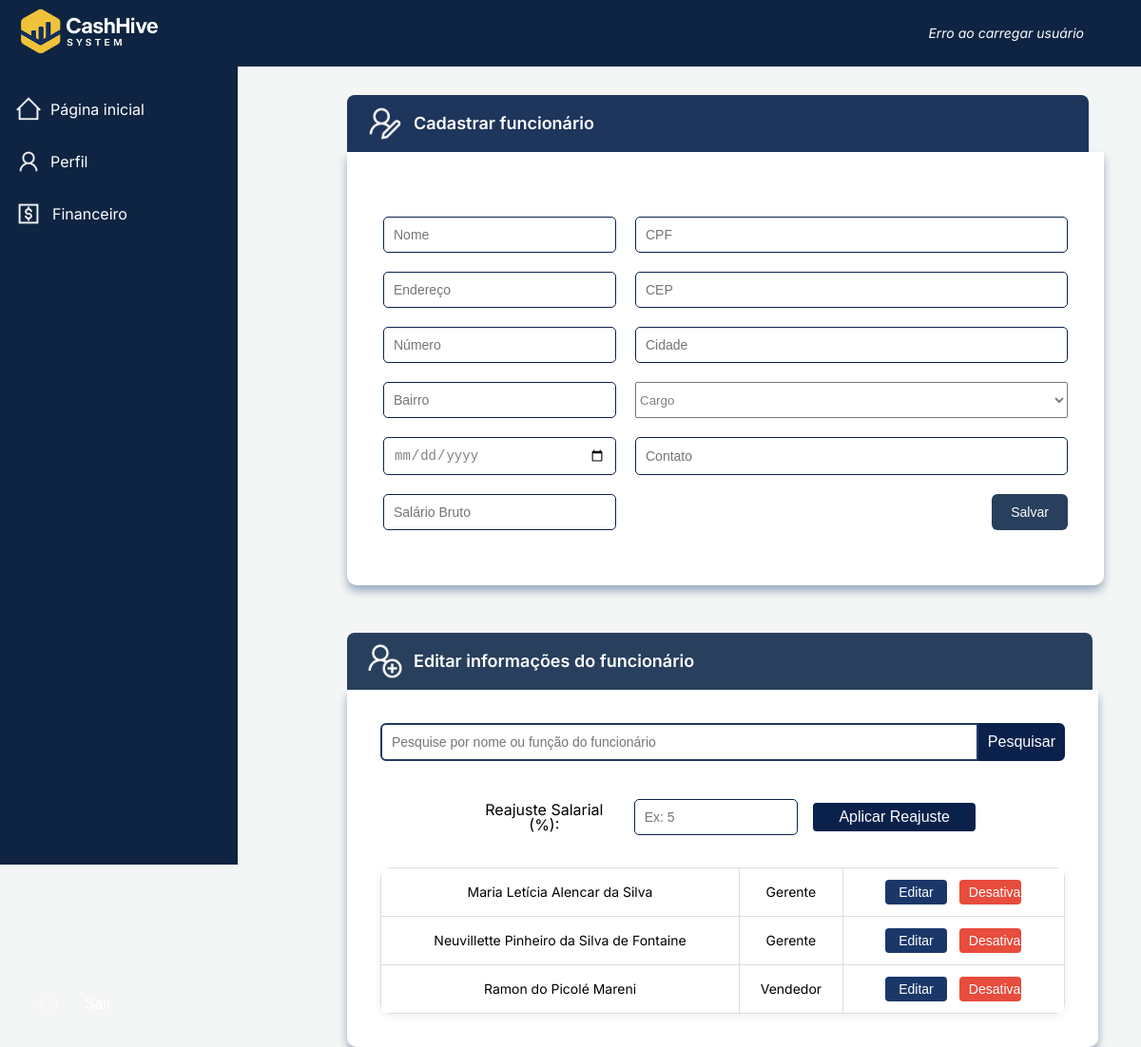
The page /public/cadastrar_funcionario.php (signed in) on the database its author committed.
### tables this page shows
CREATE TABLE `funcionario` (
  `id_funcionario` int(11) NOT NULL,
  `nome_funcionario` varchar(100) NOT NULL,
  `cpf_funcionario` varchar(14) NOT NULL,
  `rg_funcionario` varchar(20) NOT NULL,
  `id_cargo` int(11) DEFAULT NULL,
  `data_admissao` date NOT NULL,
  `salario` decimal(10,2) NOT NULL,
  `ativo` tinyint(1) DEFAULT 1
);

CREATE TABLE `cargo` (
  `id_cargo` int(11) NOT NULL,
  `nome_cargo` varchar(100) NOT NULL,
  `nivel_permissao` int(11) NOT NULL DEFAULT 1
);

### public/cadastrar_funcionario.php (the view, shortened to what this page needs)
<?php
$conn = Conexao::getConn();
try {
    $stmt = $conn->query("SELECT f.id_funcionario, f.nome_funcionario, c.nome_cargo
        FROM FUNCIONARIO f
        JOIN CARGO c ON f.id_cargo = c.id_cargo
        ORDER BY f.nome_funcionario ASC");
    $funcionarios = $stmt->fetchAll(PDO::FETCH_ASSOC);
} catch (PDOException $e) {
    echo "Erro ao buscar funcionários: " . $e->getMessage();
    exit;
}
?>
<!DOCTYPE html>
<html lang="pt-br">
<head>
    <link rel="stylesheet" href="../assets/css/reset.css">
    <link rel="stylesheet" href="../assets/css/cadastrar_funcionario.css">
    <link rel="stylesheet" href="https://cdnjs.cloudflare.com/ajax/libs/font-awesome/6.7.2/css/all.min.css"
 />
    <link rel="stylesheet" href="../assets/css/modaldesativar.css">
    <link rel="stylesheet" href="../assets/css/modalcadastro.css">
    <link rel="stylesheet" href="../assets/css/modalsair.css">
</head>
<body>
    <header class="container-header">
        <div class="logo">
            <img src="../assets/img/logo.png" alt="Logo CashHive">
        </div>
        <div class="user">
            <p id="user-info">Carregando usuário...</p>
        </div>
    </header>
    <div class="main-container">
        <aside class="menu">
            <nav class="nav">
                <ul>
                    <li>
                        <img src="../assets/img/homeicon.svg" alt="Início">
                        <a href="../public/homepage.php">Página inicial</a>
                    </li>
                    <li class="active">
                        <img src="../assets/img/profileicon.svg" alt="Perfil">
                        <a href="../public/profile.php">Perfil</a>
                    </li>
                    <li>
                        <details class="submenu">
                            <summary>
                                <img src="../assets/img/financeicon.svg" alt="Financeiro">
                                Financeiro
                            </summary>
                        </details>
                    </li>
                    <li class="logout">
                        <img src="../assets/img/logouticon.svg" alt="Sair">
                        <button class="open-modal" data-modal="modal-sair">Sair</button>
                    </li>
                </ul>
            </nav>
        </aside>
        <div class="perfil-header">
            <div class="perfil-title">
                <img src="../assets/img/profilewhite.svg" alt="Ícone Perfil">
                <h3>Cadastrar funcionário</h3>
            </div>
        </div>
        <main class="main">
            <form id="form-dados" class="form-grid" method="POST" action="../src/funcionario/salvar-funcionario.php">
                <input name="nome" type="text" placeholder="Nome" required>
                <input name="cpf" type="number" placeholder="CPF" required>
                <input name="endereço" type="text" placeholder="Endereço" required>
                <input name="cep" type="number" placeholder="CEP" required>
                <input name="numero" type="number" placeholder="Número" required>
                <input name="rua" type="text" placeholder="Cidade" required>
                <input name="bairro" type="text" placeholder="Bairro" required>
                <select  id="cargo" name="cargo" required>
                    <option value="cargo">Cargo</option>
                </select>
                <input name="data_admissao" type="date" placeholder="Data de admissão" required>
                 <input name="ddd" type="text" placeholder="Contato" required>
                 <input id="salario" name="salario" type="number" placeholder="Salário Bruto" min="0" step="0.01" required />
                <button type="submit" class="btn">Salvar</button>
            </form>
        </main>
        <div class="header-card">
            <div class="left-content">
                <img src="../assets/img/profileadiction.svg" alt="Ícone usuário" />
                <span>Editar informações do funcionário</span>
            </div>
        </div>
        <div class="card">
            <div class="nav-filter-category">
            <form id="form-pesquisa" class="barra-pesquisa">
                <input type="text" name="busca" id="busca" placeholder="Pesquise por nome ou função do funcionário">
                <button type="submit" class="pesquisar-button">Pesquisar</button>
                </form>
            <div class="reajuste-salarial">
                <label for="percentualReajuste">Reajuste Salarial (%):</label>
                <input type="number" id="percentualReajuste" step="0.01" placeholder="Ex: 5">
                <button id="aplicarReajuste">Aplicar Reajuste</button>
            </div>
            <table>
                <tbody id="resultado-funcionarios">
                <?php foreach ($funcionarios as $funcionario): ?>
                    <tr>
                    <td>
                        <a href="folha_de_pagamento.php?id=<?= $funcionario['id_funcionario'] ?>">
                        <?= htmlspecialchars($funcionario['nome_funcionario']) ?>
                        </a>
                    </td>
                    <td><?= htmlspecialchars($funcionario['nome_cargo']) ?></td>
                    <td class="actions">
                        <button class="open-modal" data-id="<?= $funcionario['id_funcionario'] ?>" data-modal="modal-cadastro">Editar</button>
                        <button class="btn-desativar-conta js-open-modal-desativar" data-id="<?= $funcionario['id_funcionario'] ?>" data-modal="modal-1">Desativar</button>
                    </td>
                    </tr>
                <?php endforeach; ?>
                </tbody>
            </table>
        </div>
    </div>
</body>
</html>

### rows shown on the page
funcionario: nome_funcionario "Maria Letícia Alencar da Silva", id_cargo.nome_cargo "Gerente"
funcionario: nome_funcionario "Neuvillette Pinheiro da Silva de Fontaine", id_cargo.nome_cargo "Gerente"
funcionario: nome_funcionario "Ramon do Picolé Mareni", id_cargo.nome_cargo "Vendedor"
